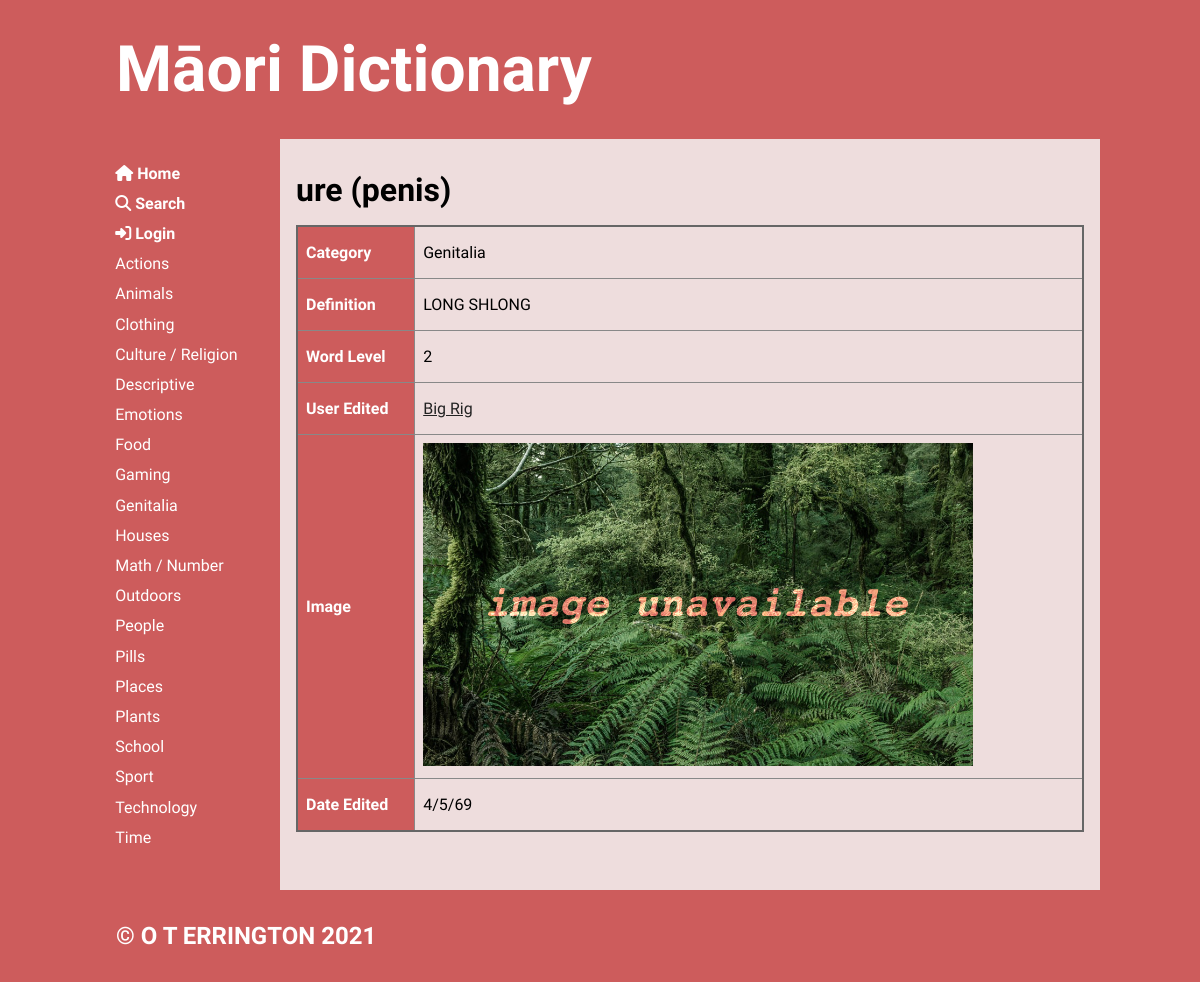
Before: /word/332 with the older database file.
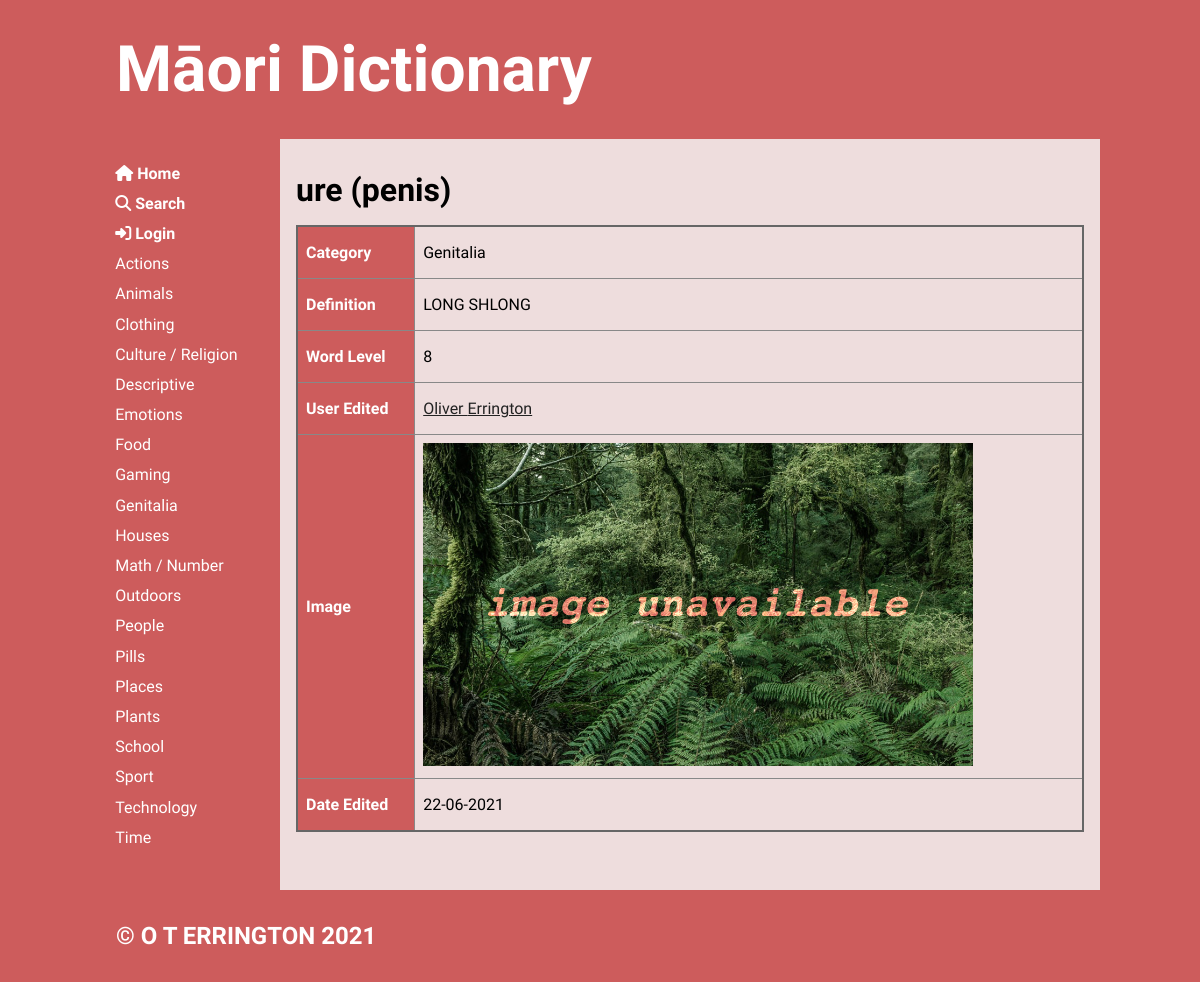
After: the same page with the newer database file.
### tables this page shows
CREATE TABLE "categories"
(
	cat_id integer
		constraint Category_pk
			primary key autoincrement,
	category varchar(20)
);

CREATE TABLE "words"
(
	word_id integer
		constraint words_pk
			primary key autoincrement,
	maori varchar(20),
	english varchar(20),
	cat_id integer,
	definition varchar(100),
	word_level integer,
	user_id integer,
	image varchar(50),
	date_added varchar(10)
);

CREATE TABLE users
(
	user_id integer
		constraint users_pk
			primary key autoincrement,
	fname varchar(20),
	lname varchar(30),
	email varchar(50),
	password varchar(30)
);

### app.py (the view)
@app.route('/word/<word_id>')
def render_word(word_id):
    con = create_connection(DB_NAME)
    query = """SELECT word_id, maori, english, cat_id, definition, word_level, user_id, image, date_added
            FROM words WHERE word_id=? ORDER BY maori ASC"""
    cur = con.cursor()
    cur.execute(query, (word_id,))  # execute query
    word_list = cur.fetchall()  # put results in list
    if len(word_list) == 0:
        flash('Unknown Word')
        return redirect('/')
    query = """SELECT cat_id, category
            FROM categories WHERE cat_id=?"""
    cur = con.cursor()
    cur.execute(query, (word_list[0][3],))  # execute query
    cat_name_list = cur.fetchall()  # put results in list
    query = """SELECT user_id, fname, lname
            FROM users WHERE user_id=?"""
    cur = con.cursor()
    cur.execute(query, (word_list[0][6],))  # execute query
    user_name_list = cur.fetchall()  # put results in list
    con.close()
    return render_template('word.html', words=word_list, categories=get_categories(),
                           cat_name_list=cat_name_list, logged_in=is_logged_in(),
                           user_name_list=user_name_list)

### app.py (called while the page is built)
def create_connection(db_file):
    try:
        connection = sqlite3.connect(db_file)
        return connection
    except Error as e:  # unless there's an error
        print(e)
    return None

def get_categories():
    con = create_connection(DB_NAME)
    query = """SELECT cat_id, category
            FROM categories
            ORDER BY category ASC"""
    cur = con.cursor()
    cur.execute(query)
    category_list = cur.fetchall()
    con.close()
    return category_list

def is_logged_in():
    if session.get("email") is None:
        print("not logged in")
        return False
    else:  # if email isn't empty then user must be logged in
        print("logged in")
        return True

### templates/word.html (shortened to what this page needs)
{% extends 'base.html' %}
{% block main %}
    <h2>{{ words[0][1] }} ({{ words[0][2] }})</h2>
    {% if cat_name_list|length == 0 %}
        <p class="error">No information found in {{ words[0][1] }} word. Please try again later.</p>
    {% else %}
        <table>
            {%  for word in words %}
                <tr>
                    <th>Category</th>
                    <td><p>{{ cat_name_list[0][1] }}</p></td>
                </tr>
                <tr>
                    <th>Definition</th>
                    <td><p>{{ word[4] }}</p></td>
                </tr>
                <tr>
                    <th>Word Level</th>
                    <td><p>{{ word[5] }}</p></td>
                </tr>
                <tr>
                    <th>User Edited</th>
                    <td class="category-highlight">
                        <a href="/publicuser/{{ user_name_list[0][0] }}">
                            <p><u>{{ user_name_list[0][1] }} {{ user_name_list[0][2] }}</u></p>
                        </a>
                    </td>
                </tr>
                <tr>
                    <th>Image</th>
                    <td><img alt="word_image" src="/static/images/{{ word[7] }}"></td>
                </tr>
                <tr>
                    <th>Date Edited</th>
                    <td><p>{{ word[8] }}</p></td>
                </tr>
            {%  endfor %}
        </table>
    {% endif %}
{% endblock %}

### templates/base.html (shortened to what this page needs)
<!doctype html>
<html lang="en">
<head>
	<link href="{{ url_for('static', filename='css/style.css') }}" rel="stylesheet">
</head>
<body>
	<div id="container">
		<header>
			<a href="/"><h1>Māori Dictionary</h1></a>
		</header>
		<nav>
			<ul>
                <li>
                    <a href="/">
                        <i class="fas fa-home"></i><b> Home</b><br>
                    </a>
                    <a href="/search">
                        <i class="fas fa-search"></i><b> Search</b><br>
                    </a>
                    {% if logged_in %}
                        <a href="/user">
                            <i class="fas fa-user"></i><b> Account</b><br>
                        </a>
                        <a href="/logout"><i class="fas fa-sign-out-alt"></i><b> Log Out</b><br></a>
                    {%  else %}
                        <a href="/login"><i class="fas fa-sign-in-alt"></i><b> Login</b><br></a>
                    {%  endif %}
                    {% for category in categories %}
                        <a href="/category/{{ category[0] }}">
                            {{ category[1] }} <br/>
                        </a>
                    {% endfor %}
                    <br><br>
                </li>
			</ul>
		</nav>
		<main>
            {% block main%}{% endblock %}
        </main>
		<footer>
			<h3>
				&copy; O T ERRINGTON 2021
			</h3>
		</footer>
	</div>
</body>
</html>

### static/css/style.css (style rules this page uses)
* { font-family: 'KoHo', sans-serif; margin: 0; padding: 0; box-sizing: border-box; font-weight: 400; }
body { background-color: indianred; }
#container { display: grid; grid-template-columns: 75px auto; grid-template-areas: 'nav header' 'main main' 'footer footer'; }
header { grid-area: header; background-color: indianred; padding: 1rem; }
nav { grid-area: nav; }
main { grid-area: main; padding: 1rem; background-color: #edd; }
h1, h2, h3, h4, .span-heading { padding: 1rem 0; font-weight: 700; font-size: 2rem; color: black; }
h1 { font-size: 4rem; color: white; }
h3 { font-size: 1.5rem; color: white; }
p { padding: 0.5rem 0; }
a { color: #222; text-decoration: none; }
img { width: 100%; }
table { width: 100%; border: 2px solid #666; border-collapse: collapse; }
th, td { border: 1px solid #888; padding: 0.5rem; text-align: left; }
b { font-weight: 700; }
.category-highlight { transition-duration: 0.2s; }
th { background-color: indianred; color: #fff; font-weight: 700; }
img { max-width: 550px; width: 100%; min-width: 400px; }
footer { grid-area: footer; padding: 1rem; background-color: indianred; }
@media only screen and (min-width: 768px) { #container { grid-template-columns: 180px auto; grid-template-areas: 'header header' 'nav main' 'footer footer'; } }
@media only screen and (min-width: 768px) { nav { background-color: indianred; padding: 0 0.5rem; } }
@media only screen and (min-width: 768px) { nav ul { list-style: none; } }
@media only screen and (min-width: 768px) { nav a { display: block; color: #fff; text-decoration: none; padding: 0.35rem 0 0.35rem 0.45rem; } }
@media only screen and (min-width: 1000px) { #container { width: 1000px; margin: auto; } }

Changed rows visible on the page:
no longer on this page (row edited): users: fname "Big", lname "Rig"
changed words "LONG SHLONG": word_level "2" → "8"; date_added "4/5/69" → "22-06-2021"
now on this page (row edited): users: fname "Oliver", lname "Errington"
